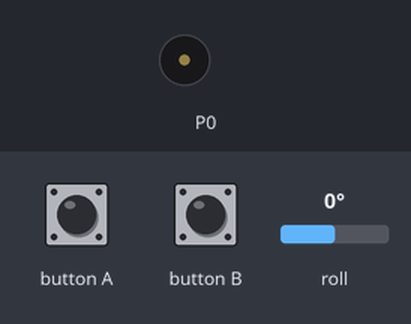
The program below on a simulated BBC micro:bit (MakeCode). Shown: buzzer (waves = sounding). The test bench sets the inputs (shaded band); at power-on: roll 0°.

Above: at 1.2 s.
1.3 s: button B pressed for 0.15 s
At 1.8 s:
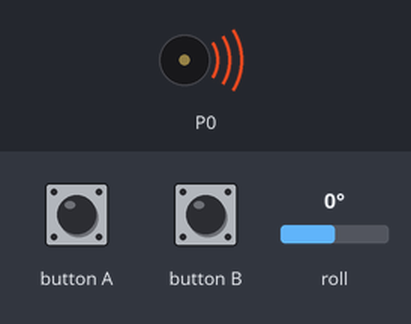
Timing chart, 0 to 7.0 s (numbered marks = the images above; inputs shaded):
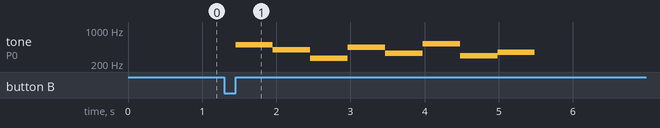

The program:

main.ts
```typescript
let tempo = 0
input.onButtonPressed(Button.A, function () {
    music.play(music.builtinPlayableSoundEffect(soundExpression.giggle), music.PlaybackMode.UntilDone)
})
input.onButtonPressed(Button.B, function () {
    tempo = input.rotation(Rotation.Roll)
    music.play(music.stringPlayable("B G C A E C5 D F ", tempo), music.PlaybackMode.UntilDone)
})
```

test.ts
```typescript
// les proves van aquí; això no es compilarà quan aquest paquet s'usi com a extensió.
```

Measured:
- after the input at 1.3 s, tone on P0: plays 494 Hz for 0.51 s, 392 Hz for 0.51 s, 262 Hz for 0.51 s, 440 Hz for 0.51 s, 330 Hz for 0.51 s, 523 Hz for 0.51 s … (8 notes in this stretch), starting after 0.15 s
